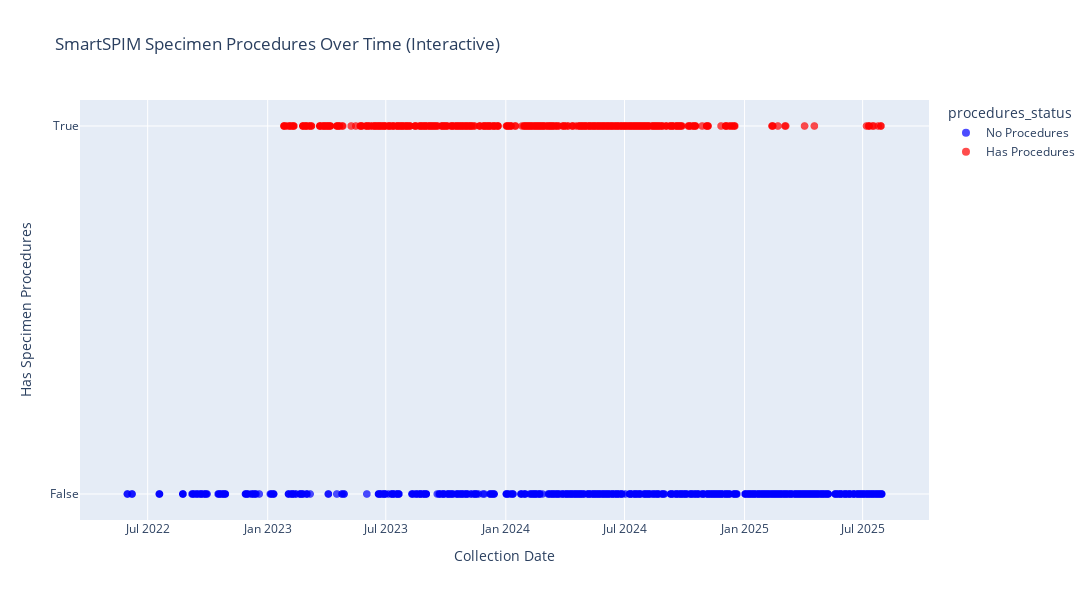

The code cell stored with this chart in its notebook:
### Code cell
import plotly.express as px
import pandas as pd
from datetime import datetime

# Convert collection_date to datetime for better plotting
df_plot = df_unique.copy()
df_plot = df_plot[df_plot['collection_date'] != 'Unknown']  # Remove unknown dates
df_plot['collection_date_dt'] = pd.to_datetime(df_plot['collection_date'])

# Sort by date
df_plot = df_plot.sort_values('collection_date_dt')

# Convert boolean to string for better hover display
df_plot['procedures_status'] = df_plot['has_specimen_procedures'].map({True: 'Has Procedures', False: 'No Procedures'})

# Create interactive scatter plot
fig = px.scatter(
    df_plot, 
    x='collection_date_dt', 
    y='has_specimen_procedures',
    color='procedures_status',
    hover_data=['mouse_id', 'collection_date', 'asset_name'],
    labels={
        'collection_date_dt': 'Collection Date',
        'has_specimen_procedures': 'Has Specimen Procedures',
        'mouse_id': 'Mouse ID',
        'collection_date': 'Collection Date',
        'asset_name': 'Asset Name'
    },
    title='SmartSPIM Specimen Procedures Over Time (Interactive)',
    color_discrete_map={'Has Procedures': 'red', 'No Procedures': 'blue'}
)

# Update layout
fig.update_layout(
    width=1200,
    height=600,
    yaxis=dict(
        tickmode='array',
        tickvals=[0, 1],
        ticktext=['False', 'True']
    )
)

# Update marker size and opacity
fig.update_traces(marker=dict(size=8, opacity=0.7))

fig.show()

print(f"Plotting {len(df_plot)} subjects with known collection dates")
print(f"Date range: {df_plot['collection_date_dt'].min()} to {df_plot['collection_date_dt'].max()}")

### Figure 1 — Plotly figure (JSON) as saved in the notebook; plotly's stock layout.template omitted (floating-point values rounded to 4 significant figures; data arrays with more than 128 entries replaced by an {"elided": "..."} marker saying what was removed)
{"data": [{"customdata": {"elided": "1513x3 str values"}, "hovertemplate": "procedures_status=No Procedures<br>Collection Date=%{customdata[1]}<br>Has Specimen Procedures=%{y}<br>Mouse ID=%{customdata[0]}<br>Asset Name=%{customdata[2]}<extra></extra>", "legendgroup": "No Procedures", "marker": {"color": "blue", "opacity": 0.7, "size": 8, "symbol": "circle"}, "mode": "markers", "name": "No Procedures", "showlegend": true, "type": "scattergl", "x": {"elided": "1513 str values"}, "xaxis": "x", "y": {"elided": "1513 bool values"}, "yaxis": "y"}, {"customdata": {"elided": "894x3 str values"}, "hovertemplate": "procedures_status=Has Procedures<br>Collection Date=%{customdata[1]}<br>Has Specimen Procedures=%{y}<br>Mouse ID=%{customdata[0]}<br>Asset Name=%{customdata[2]}<extra></extra>", "legendgroup": "Has Procedures", "marker": {"color": "red", "opacity": 0.7, "size": 8, "symbol": "circle"}, "mode": "markers", "name": "Has Procedures", "showlegend": true, "type": "scattergl", "x": {"elided": "894 str values"}, "xaxis": "x", "y": {"elided": "894 bool values"}, "yaxis": "y"}], "layout": {"height": 600, "legend": {"title": {"text": "procedures_status"}, "tracegroupgap": 0}, "title": {"text": "SmartSPIM Specimen Procedures Over Time (Interactive)"}, "width": 1200, "xaxis": {"anchor": "y", "domain": [0, 1], "title": {"text": "Collection Date"}}, "yaxis": {"anchor": "x", "domain": [0, 1], "tickmode": "array", "ticktext": ["False", "True"], "tickvals": [0, 1], "title": {"text": "Has Specimen Procedures"}}}}
